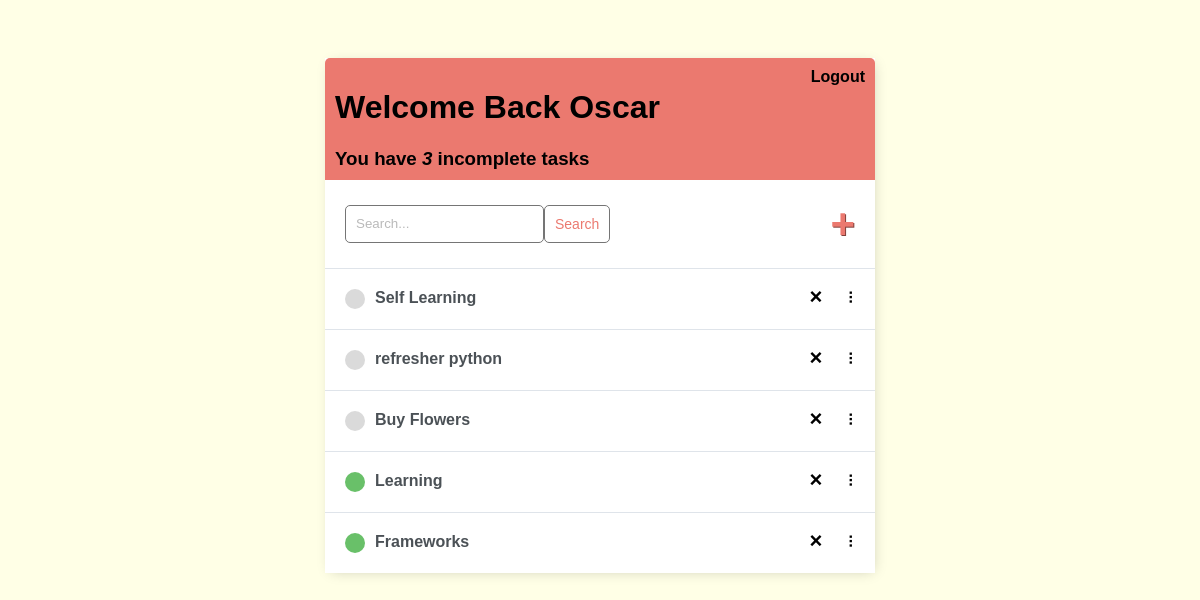
The app's page / (signed in), older data.
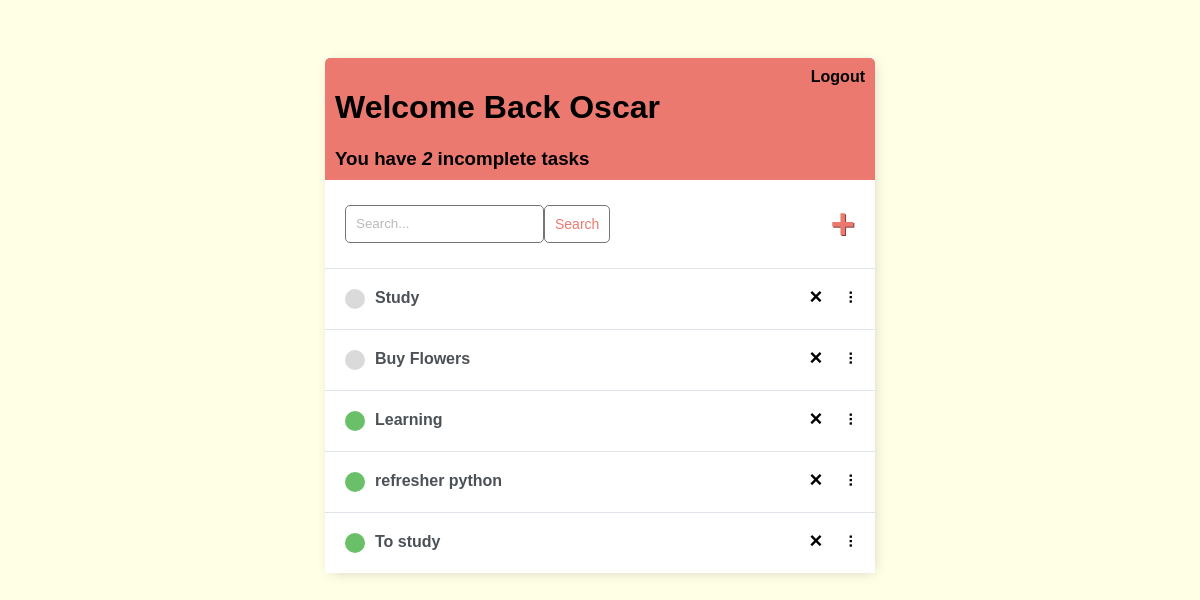
The same page, newer data.
### todoapp/models.py (models this page shows)
class Task(models.Model):
    user = models.ForeignKey(User, on_delete=models.CASCADE, null=True, blank=True)
    title = models.CharField(max_length=255, null=True,blank=True)
    complete =models.BooleanField(default=False)
    create = models.DateTimeField(auto_now_add=True, null=True)
    description = models.TextField(null=True, blank=True)
    def __str__(self):
        return self.title
    class Meta:
        ordering = ['complete'] #to order the query set by complete to appear in the bottom

### todoapp/views.py (the view)
# urls.py: path('',TaskList.as_view(), name='tasks'),
class TaskList(LoginRequiredMixin, ListView):
    model = Task
    context_object_name = 'tasks'
    def get_context_data(self, **kwargs):
        context = super().get_context_data(**kwargs)
        context['tasks'] = context['tasks'].filter(user=self.request.user)
        context['count'] = context['tasks'].filter(complete=False).count()
        search_input = self.request.GET.get('search-area') or ''
        if search_input:
            context['tasks'] = context['tasks'].filter(
                title__contains=search_input)
        context['search_input'] = search_input
        return context

### todoapp/templates/todoapp/task_list.html (shortened to what this page needs)
{% extends 'todoapp/layout.html'%}
{% block content %}
<div class="header-bar">
    <div>
        <h1>Welcome Back {{request.user | title}}</h1>
        <h3 style="margin:0"> You have <i>{{count}} </i>incomplete task{{count | pluralize}}</h3>
    </div>
    {% if request.user.is_authenticated %}
    <a href="{% url 'logout' %}">Logout</a>
    {% else %}
    <a href="{% url 'login' %}">Login</a>
    {% endif %}
</div>
<div id="search-add-wrapper">
    <form method = "GET" style="display: flex">
        <input type="text" name="search-area" placeholder="Search..." value="{{search_input}}">
        <input class="button"type="submit" value = "Search">
    </form>
    {% if tasks|length > 0 %}
    <a id="add-link" href="{% url 'task-create' %}">&#x2b;</a>
    {% endif %}
</div>
<div class="task-items-wrapper" id="tasklist">
        {% for task in tasks %}
        <div class="task-wrapper" data-position="{{task.pk}}">
            <div class="task-title">
                {% if task.complete %}
                <div class="task-complete-icon"></div>
                <a href="{% url 'task-update' task.id %}">{{task}}</a>
                 {% else %}
                <div class="task-incomplete-icon"></div>
                <a href="{% url 'task-update' task.id %}">{{task}}</a>
                {% endif %}
            </div>
        <div class="task-controls">
            <a class="delete-link" href="{% url 'task-delete' task.id %}">&#215;</a>
            <span class="handle">&nbsp;&#10247;</span>
        </div>
    </div>
    {% empty %}
    <div style="text-align: center; padding-bottom: 10px; line-height:1em;">
        <h3>No new Item in the list</h3>
        <h3> Create a <a style="text-decoration: none ; color: blue"href="{% url 'task-create' %}">New task </a>!</h3>
    </div>
    {% endfor %}
</div>
{% endblock %}

### todoapp/templates/todoapp/layout.html (shortened to what this page needs)
<!DOCTYPE html>
<html lang="en">
<head>
</head>
<body>
    <div class="container">
       {% block content %}
       {% endblock %}
    </div>
</body>
</html>

### todoapp/templates/todoapp/layout.html (style rules this page uses)
body { background-color:#ffffe6; font-family: sans-serif; padding-top: 50px; }
h1, h2, h3, h4, h5, h6 { font-family: sans-serif; }
a,p { color:black; font-weight: bolder; }
a { font-weight: 600; }
.container { max-width: 550px; margin: auto; background-color: #fff; -webkit-box-shadow: 2px 2px 13px -4px rgba(0, 0, 0, 0.21); box-shadow: 2px 2px 13px -4px rgba(0, 0, 0, 0.21); }
input { outline: none; border: none; }
.header-bar { display: flex; justify-content: space-between; color:black; padding: 10px; border-radius: 5px 5px 0 0; background:#EB796F }
.header-bar a { text-decoration: none; }
.task-wrapper { display: flex; align-items: center; justify-content: space-between; background-color:white; border-top: 1px solid #dfe4ea; overflow: hidden; }
.task-title { display: flex; padding: 20px; }
.task-title a { text-decoration: none; color: #4b5156; margin-left: 10px; }
.task-complete-icon { height: 20px; width: 20px; background-color: rgb(105, 192, 105); border-radius: 50%; }
.task-incomplete-icon { height: 20px; width: 20px; background-color: rgb(218, 218, 218); border-radius: 50%; }
.delete-link { text-decoration: none; font-weight: 900; color: black; font-size: 22px; line-height: 0; padding: 20px 0px; }
.handle { display: inline-block; padding: 20px 16px; cursor: grab; user-select: none; }
.handle:after, .handle:before { display: block; content: ""; }
#add-link { color: #EB796F; text-decoration: none; font-size: 42px; text-shadow: 1px 1px #81413b; }
#search-add-wrapper { display: flex; justify-content: space-between; align-items: center; padding: 20px; }
input[type=text], input[type=password], textarea { border: 1px solid #757575; border-radius: 5px; padding: 10px; width: 90%; }
::placeholder { font-weight: 300; opacity: 0.5; }
.button { border: 1px solid #757575; background-color: #FFF; color: #EB796F; padding: 10px; font-size: 14px; border-radius: 5px; cursor: pointer; text-decoration: none; }

Row changes from the older to the newer data that the page shows:
removed Task: title "Frameworks"
changed Task: title "Self Learning" → "Study"
changed Task "refresher python": complete False → True (drawn); moves down the list
added Task: title "To study"
Text that changed along with them:
{{ count }}: "3" → "2"
